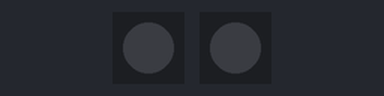
The program below on a simulated Raspberry Pi Pico running MicroPython. Parts: 2 × 1 RGB LEDs in strip order, left to right. Dim RGB values are drawn brighter than linear.

Above: at 0.15 s.
At 5.64 s:
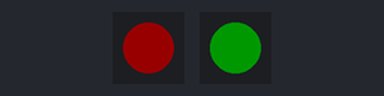
At 19.98 s:
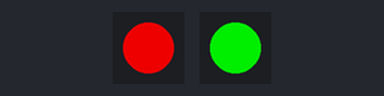
At 39.81 s:
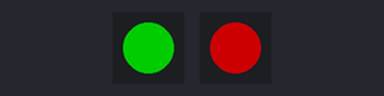
Timing chart, 0 to 40.0 s (numbered marks = the images above):
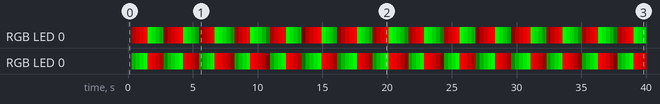

Measured:
- by itself, RGB LED 0: off → RGB(58, 0, 0) at 0.31 s, → RGB(116, 0, 0) 0.31 s later, → RGB(174, 0, 0) 0.31 s later, → RGB(232, 0, 0) 0.31 s later, … (131 changes in this stretch)
- by itself, RGB LED 0: off → RGB(0, 58, 0) at 0.31 s, → RGB(0, 116, 0) 0.31 s later, → RGB(0, 174, 0) 0.31 s later, → RGB(0, 232, 0) 0.31 s later, … (131 changes in this stretch)

The program:

Fade_In_and_Out_Day_6.py
```python
# Let it Glow Advent Calendar - Day 6
# Fade In and Out Activity 4
# Added try and except to end program and turn off the LEDs
# Lori Pfahler
# December 11, 2023


# Imports
from utime import sleep
from machine import Pin
from neopixel import NeoPixel

# Define GRBled1 pin number (22) and number of LEDs (1)
GRBled1 = NeoPixel(Pin(22), 1)
# Define GRBled2 pin number (21) and number of LEDs (1)
GRBled2 = NeoPixel(Pin(21), 1)

try:
    while True:

        for i in range(255):
            GRBled1.fill((i,0,0))
            GRBled1.write()
            GRBled2.fill((0,i,0))
            GRBled2.write()
            sleep(0.005)

        for i in reversed (range(255)):
            GRBled1.fill((0,i,0))
            GRBled1.write()
            GRBled2.fill((i,0,0))
            GRBled2.write()
            sleep(0.005)

except KeyboardInterrupt:
    # turn them off
    GRBled1.fill((0,0,0))
    GRBled1.write()
    GRBled2.fill((0,0,0))
    GRBled2.write()    
```
